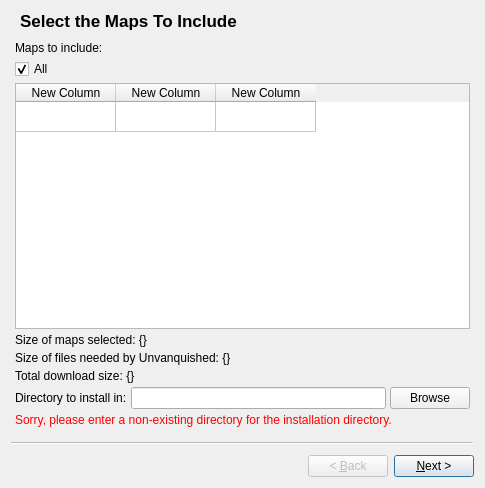
<?xml version="1.0" encoding="UTF-8"?>
<ui version="4.0">
 <class>Wizard</class>
 <widget class="QWizard" name="Wizard">
  <property name="geometry">
   <rect>
    <x>0</x>
    <y>0</y>
    <width>485</width>
    <height>488</height>
   </rect>
  </property>
  <property name="minimumSize">
   <size>
    <width>366</width>
    <height>488</height>
   </size>
  </property>
  <property name="windowTitle">
   <string>Unvanquished Installer</string>
  </property>
  <property name="windowIcon">
   <iconset>
    <normaloff>../.designer/.designer/Pictures/picture_1.png</normaloff>../.designer/.designer/Pictures/picture_1.png</iconset>
  </property>
  <property name="inputMethodHints">
   <set>Qt::ImhUrlCharactersOnly</set>
  </property>
  <property name="wizardStyle">
   <enum>QWizard::ClassicStyle</enum>
  </property>
  <property name="options">
   <set>QWizard::NoCancelButton</set>
  </property>
  <widget class="QWizardPage" name="wizardPage1">
   <property name="title">
    <string>Select the Maps To Include</string>
   </property>
   <property name="subTitle">
    <string/>
   </property>
   <layout class="QGridLayout" name="gridLayout">
    <item row="1" column="0">
     <widget class="QLabel" name="mapsToIncludeLabel">
      <property name="text">
       <string>Maps to include:</string>
      </property>
     </widget>
    </item>
    <item row="2" column="0">
     <widget class="QCheckBox" name="allCheckBox">
      <property name="text">
       <string>All</string>
      </property>
      <property name="checked">
       <bool>true</bool>
      </property>
     </widget>
    </item>
    <item row="3" column="0" colspan="3">
     <widget class="QTableWidget" name="mapsToIncludeTableWidget">
      <property name="styleSheet">
       <string notr="true"/>
      </property>
      <property name="editTriggers">
       <set>QAbstractItemView::NoEditTriggers</set>
      </property>
      <property name="selectionMode">
       <enum>QAbstractItemView::MultiSelection</enum>
      </property>
      <property name="selectionBehavior">
       <enum>QAbstractItemView::SelectRows</enum>
      </property>
      <property name="rowCount">
       <number>1</number>
      </property>
      <attribute name="verticalHeaderVisible">
       <bool>false</bool>
      </attribute>
      <row>
       <property name="text">
        <string>temp1</string>
       </property>
      </row>
      <column>
       <property name="text">
        <string>New Column</string>
       </property>
      </column>
      <column>
       <property name="text">
        <string>New Column</string>
       </property>
      </column>
      <column>
       <property name="text">
        <string>New Column</string>
       </property>
      </column>
     </widget>
    </item>
    <item row="7" column="2">
     <widget class="QPushButton" name="browseButton">
      <property name="text">
       <string>Browse</string>
      </property>
      <property name="flat">
       <bool>false</bool>
      </property>
     </widget>
    </item>
    <item row="7" column="0">
     <widget class="QLabel" name="directoryToInstallInLabel">
      <property name="text">
       <string>Directory to install in:</string>
      </property>
     </widget>
    </item>
    <item row="7" column="1">
     <widget class="QLineEdit" name="directoryToInstallInLineEdit">
      <property name="inputMethodHints">
       <set>Qt::ImhNoPredictiveText|Qt::ImhUrlCharactersOnly</set>
      </property>
     </widget>
    </item>
    <item row="9" column="0" colspan="3">
     <widget class="QLabel" name="invalidInstallDirLabel">
      <property name="text">
       <string>&lt;html&gt;&lt;head/&gt;&lt;body&gt;&lt;p&gt;&lt;span style=&quot; color:#ff0000;&quot;&gt;Sorry, please enter a non-existing directory for the installation directory.&lt;/span&gt;&lt;/p&gt;&lt;/body&gt;&lt;/html&gt;</string>
      </property>
     </widget>
    </item>
    <item row="5" column="0" colspan="3">
     <widget class="QLabel" name="sizeOfRequiredFilesLabel">
      <property name="text">
       <string>Size of files needed by Unvanquished: {}</string>
      </property>
     </widget>
    </item>
    <item row="4" column="0" colspan="3">
     <widget class="QLabel" name="sizeOfSelectedMapsLabel">
      <property name="text">
       <string>Size of maps selected: {}</string>
      </property>
     </widget>
    </item>
    <item row="6" column="0" colspan="3">
     <widget class="QLabel" name="totalDownloadSizeLabel">
      <property name="text">
       <string>Total download size: {}</string>
      </property>
     </widget>
    </item>
   </layout>
  </widget>
  <widget class="QWizardPage" name="wizardPage2">
   <layout class="QGridLayout" name="gridLayout_2">
    <item row="16" column="0">
     <widget class="QCheckBox" name="fileInfoCheckBox">
      <property name="text">
       <string>Show File Information Table</string>
      </property>
     </widget>
    </item>
    <item row="9" column="1">
     <widget class="QLabel" name="totalETA">
      <property name="text">
       <string>Unknown</string>
      </property>
     </widget>
    </item>
    <item row="9" column="0">
     <widget class="QLabel" name="totalFileProgress">
      <property name="text">
       <string>45th file out of 300 files</string>
      </property>
     </widget>
    </item>
    <item row="6" column="1">
     <widget class="QLabel" name="currentFileETA">
      <property name="text">
       <string>Unknown</string>
      </property>
     </widget>
    </item>
    <item row="0" column="0">
     <widget class="QLabel" name="currentDownloadSpeedLabel">
      <property name="text">
       <string>Connecting...</string>
      </property>
     </widget>
    </item>
    <item row="17" column="0" colspan="3">
     <widget class="QTableWidget" name="fileInfoTableWidget">
      <property name="enabled">
       <bool>true</bool>
      </property>
      <property name="editTriggers">
       <set>QAbstractItemView::NoEditTriggers</set>
      </property>
      <property name="selectionMode">
       <enum>QAbstractItemView::NoSelection</enum>
      </property>
      <property name="selectionBehavior">
       <enum>QAbstractItemView::SelectRows</enum>
      </property>
      <property name="showGrid">
       <bool>true</bool>
      </property>
      <property name="sortingEnabled">
       <bool>false</bool>
      </property>
      <property name="rowCount">
       <number>2</number>
      </property>
      <property name="columnCount">
       <number>3</number>
      </property>
      <attribute name="horizontalHeaderVisible">
       <bool>false</bool>
      </attribute>
      <attribute name="verticalHeaderVisible">
       <bool>false</bool>
      </attribute>
      <row>
       <property name="text">
        <string>temp</string>
       </property>
      </row>
      <row>
       <property name="text">
        <string>temp2</string>
       </property>
      </row>
      <column>
       <property name="text">
        <string>Name</string>
       </property>
      </column>
      <column>
       <property name="text">
        <string>Version</string>
       </property>
      </column>
      <column>
       <property name="text">
        <string>Size</string>
       </property>
      </column>
      <item row="0" column="0">
       <property name="text">
        <string>The Total Data on The Internet</string>
       </property>
      </item>
      <item row="0" column="1">
       <property name="text">
        <string>N/A</string>
       </property>
      </item>
      <item row="0" column="2">
       <property name="text">
        <string>Looks like nothin'</string>
       </property>
      </item>
      <item row="1" column="0">
       <property name="text">
        <string>Dumdadumdadumda</string>
       </property>
      </item>
      <item row="1" column="1">
       <property name="text">
        <string>3.1.4.1.5.1.6.9.2.6</string>
       </property>
       <property name="background">
        <brush brushstyle="NoBrush">
         <color alpha="255">
          <red>142</red>
          <green>255</green>
          <blue>132</blue>
         </color>
        </brush>
       </property>
      </item>
      <item row="1" column="2">
       <property name="text">
        <string>21309123908 ZB</string>
       </property>
      </item>
     </widget>
    </item>
    <item row="7" column="0" colspan="3">
     <widget class="QProgressBar" name="currentFileProgressBar"/>
    </item>
    <item row="6" column="0">
     <widget class="QLabel" name="currentFileName">
      <property name="text">
       <string>ATCS...</string>
      </property>
     </widget>
    </item>
    <item row="6" column="2">
     <widget class="QLabel" name="currentFileDownloadProgress">
      <property name="text">
       <string>43 MiB / 54 MiB</string>
      </property>
     </widget>
    </item>
    <item row="15" column="0" colspan="3">
     <widget class="QProgressBar" name="totalProgressBar">
      <property name="value">
       <number>0</number>
      </property>
     </widget>
    </item>
    <item row="9" column="2">
     <widget class="QLabel" name="totalDownloadProgress">
      <property name="text">
       <string>1 GiB / 2 GiB</string>
      </property>
     </widget>
    </item>
   </layout>
  </widget>
  <widget class="QWizardPage" name="wizardPage3">
   <layout class="QVBoxLayout" name="verticalLayout_3">
    <item>
     <widget class="QCheckBox" name="displayUnvInAppMenu">
      <property name="text">
       <string>Display Unvanquished in the application menu.</string>
      </property>
      <property name="checked">
       <bool>true</bool>
      </property>
     </widget>
    </item>
    <item>
     <widget class="QCheckBox" name="displayUnvInDesktop">
      <property name="text">
       <string>Display Unvanquished in the desktop.</string>
      </property>
      <property name="checked">
       <bool>true</bool>
      </property>
     </widget>
    </item>
    <item>
     <widget class="QCheckBox" name="runUnvAfterFinish">
      <property name="text">
       <string>Run Unvanquished after finish.</string>
      </property>
      <property name="checked">
       <bool>true</bool>
      </property>
     </widget>
    </item>
   </layout>
  </widget>
 </widget>
 <layoutdefault spacing="4" margin="4"/>
 <tabstops>
  <tabstop>mapsToIncludeTableWidget</tabstop>
 </tabstops>
 <resources/>
 <connections/>
</ui>
